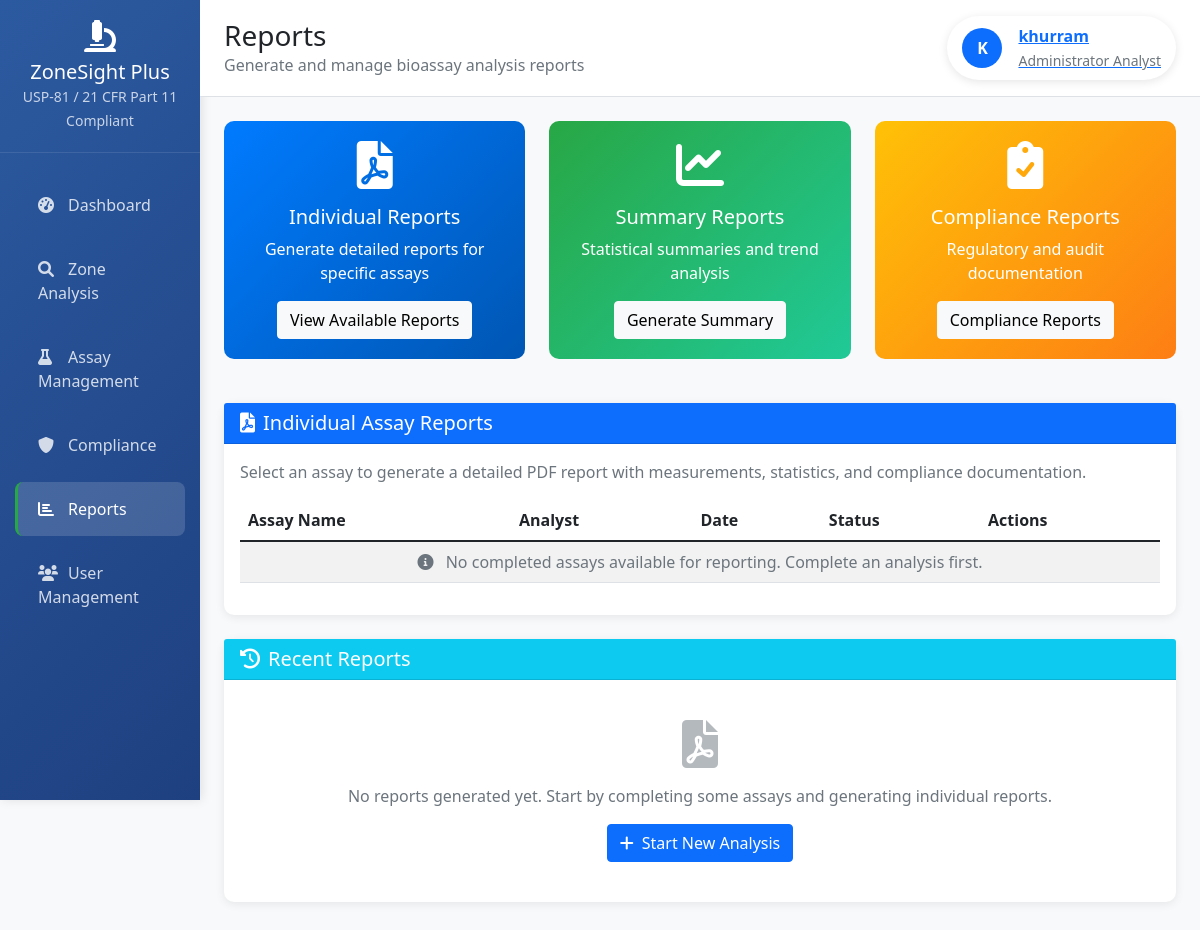
Screenshot of /reports (signed in) with the database file from the repository.
### models.py (models this page shows, shortened)
class User(UserMixin, db.Model):
    __tablename__ = 'users'
    id: Mapped[int] = mapped_column(Integer, primary_key=True)
    username: Mapped[str] = mapped_column(String(80), unique=True, nullable=False)
    email: Mapped[str] = mapped_column(String(120), unique=True, nullable=False)
    password_hash: Mapped[str] = mapped_column(String(255), nullable=False)
    role: Mapped[str] = mapped_column(String(20), nullable=False, default='analyst')  # analyst, supervisor, administrator
    active: Mapped[bool] = mapped_column(Boolean, default=True, nullable=False)
    created_at: Mapped[datetime] = mapped_column(DateTime, default=datetime.utcnow)
    last_login: Mapped[Optional[datetime]] = mapped_column(DateTime, nullable=True)
    failed_login_attempts: Mapped[int] = mapped_column(Integer, default=0)
    locked_until: Mapped[Optional[datetime]] = mapped_column(DateTime, nullable=True)
    password_changed_at: Mapped[datetime] = mapped_column(DateTime, default=datetime.utcnow)
    password_history: Mapped[Optional[List[str]]] = mapped_column(JSON, nullable=True)  # Store hashes of previous passwords
    assays: Mapped[List["Assay"]] = relationship("Assay", foreign_keys="Assay.analyst_id", back_populates="analyst")
    approved_assays: Mapped[List["Assay"]] = relationship("Assay", foreign_keys="Assay.approved_by", back_populates="approver")
    audit_entries: Mapped[List["AuditLog"]] = relationship("AuditLog", back_populates="user")
    signatures: Mapped[List["ElectronicSignature"]] = relationship("ElectronicSignature", back_populates="signer")
    def has_permission(self, permission: str) -> bool:
        permissions = {
            'analyst': ['create_assay', 'modify_assay', 'view_reports'],
            'supervisor': ['create_assay', 'modify_assay', 'view_reports', 'approve_reports', 'electronic_sign', 'view_all_assays'],
            'administrator': ['create_assay', 'modify_assay', 'view_reports', 'approve_reports', 'electronic_sign', 'manage_users', 'view_audit_logs', 'view_all_assays']
        }
        return permission in permissions.get(self.role, [])

### app.py (the view)
@app.route('/reports')
@login_required
def reports():
    return render_template('reports.html', user=current_user)

### app.py (called while the page is built)
@login_manager.user_loader
def load_user(user_id):
    return db.session.get(User, int(user_id))

### templates/reports.html (shortened to what this page needs)
<!DOCTYPE html>
<html lang="en">
<head>
    <link href="https://cdn.jsdelivr.net/npm/bootstrap@5.1.3/dist/css/bootstrap.min.css" rel="stylesheet">
    <link href="https://cdnjs.cloudflare.com/ajax/libs/font-awesome/6.0.0/css/all.min.css" rel="stylesheet">
</head>
<body>
    <div class="container-fluid p-0">
        <div class="row g-0">
            <div class="col-md-3 col-lg-2">
                <div class="sidebar">
                    <div class="brand-logo">
                        <i class="fas fa-microscope fa-2x mb-2"></i>
                        <h5 class="mb-0">ZoneSight Plus</h5>
                        <small class="opacity-75">USP-81 / 21 CFR Part 11 Compliant</small>
                    </div>
                    <nav class="nav flex-column">
                        <a class="nav-link" href="/">
                            <i class="fas fa-tachometer-alt"></i>Dashboard
                        </a>
                        <a class="nav-link" href="/zone_analysis">
                            <i class="fas fa-search"></i>Zone Analysis
                        </a>
                        <a class="nav-link" href="/my_assays">
                            <i class="fas fa-flask"></i>Assay Management
                        </a>
                        <a class="nav-link" href="/compliance">
                            <i class="fas fa-shield-alt"></i>Compliance
                        </a>
                        <a class="nav-link active" href="/reports">
                            <i class="fas fa-chart-bar"></i>Reports
                        </a>
                        {% if user.has_permission('manage_users') %}
                        <a class="nav-link" href="/manage_users">
                            <i class="fas fa-users"></i>User Management
                        </a>
                        {% endif %}
                    </nav>
                </div>
            </div>
            <div class="col-md-9 col-lg-10">
                <header class="bg-white border-bottom px-4 py-3">
                    <div class="row align-items-center">
                        <div class="col">
                            <h1 class="h3 mb-0">Reports</h1>
                            <p class="text-muted mb-0">Generate and manage bioassay analysis reports</p>
                        </div>
                        <div class="col-auto">
                            <div class="header-profile">
                                <div class="dropdown d-inline-block">
                                    <button class="btn btn-link p-0 border-0" type="button" data-bs-toggle="dropdown">
                                        <div class="d-flex align-items-center">
                                            <div class="bg-primary rounded-circle d-flex align-items-center justify-content-center me-3" style="width: 40px; height: 40px;">
                                                <span class="text-white fw-bold">{{ user.username[0]|upper }}</span>
                                            </div>
                                            <div class="text-start">
                                                <div class="fw-bold">{{ user.username }}</div>
                                                <small class="text-muted">{{ user.role|title }} Analyst</small>
                                            </div>
                                        </div>
                                    </button>
                                </div>
                            </div>
                        </div>
                    </div>
                </header>
                <main class="p-4">
                    <div class="row mb-4">
                        <div class="col-md-4">
                            <div class="stats-widget text-center">
                                <i class="fas fa-file-pdf fa-3x mb-3"></i>
                                <h5>Individual Reports</h5>
                                <p class="mb-3">Generate detailed reports for specific assays</p>
                                <button class="btn btn-light" onclick="showIndividualReports()">
                                    View Available Reports
                                </button>
                            </div>
                        </div>
                        <div class="col-md-4">
                            <div class="stats-widget text-center" style="background: linear-gradient(135deg, #28a745, #20c997);">
                                <i class="fas fa-chart-line fa-3x mb-3"></i>
                                <h5>Summary Reports</h5>
                                <p class="mb-3">Statistical summaries and trend analysis</p>
                                <button class="btn btn-light" onclick="showSummaryReports()">
                                    Generate Summary
                                </button>
                            </div>
                        </div>
                        <div class="col-md-4">
                            <div class="stats-widget text-center" style="background: linear-gradient(135deg, #ffc107, #fd7e14);">
                                <i class="fas fa-clipboard-check fa-3x mb-3"></i>
                                <h5>Compliance Reports</h5>
                                <p class="mb-3">Regulatory and audit documentation</p>
                                <button class="btn btn-light" onclick="showComplianceReports()">
                                    Compliance Reports
                                </button>
                            </div>
                        </div>
                    </div>
                    <div id="individualReports" class="row mb-4">
                        <div class="col-12">
                            <div class="report-card">
                                <div class="card-header bg-primary text-white">
                                    <h5 class="mb-0"><i class="fas fa-file-pdf me-2"></i>Individual Assay Reports</h5>
                                </div>
                                <div class="card-body">
                                    <p class="text-muted">Select an assay to generate a detailed PDF report with measurements, statistics, and compliance documentation.</p>
                                    <div class="table-responsive">
                                        <table class="table table-striped">
                                            <thead>
                                                <tr>
                                                    <th>Assay Name</th>
                                                    <th>Analyst</th>
                                                    <th>Date</th>
                                                    <th>Status</th>
                                                    <th>Actions</th>
                                                </tr>
                                            </thead>
                                            <tbody>
                                                <tr>
                                                    <td colspan="5" class="text-center text-muted">
                                                        <i class="fas fa-info-circle me-2"></i>
                                                        No completed assays available for reporting. Complete an analysis first.
                                                    </td>
                                                </tr>
                                            </tbody>
                                        </table>
                                    </div>
                                </div>
                            </div>
                        </div>
                    </div>
                    <div class="row">
                        <div class="col-12">
                            <div class="report-card">
                                <div class="card-header bg-info text-white">
                                    <h5 class="mb-0"><i class="fas fa-history me-2"></i>Recent Reports</h5>
                                </div>
                                <div class="card-body">
                                    <div class="text-center text-muted py-4">
                                        <i class="fas fa-file-pdf fa-3x mb-3 opacity-50"></i>
                                        <p>No reports generated yet. Start by completing some assays and generating individual reports.</p>
                                        <a href="/zone_analysis" class="btn btn-primary">
                                            <i class="fas fa-plus me-2"></i>Start New Analysis
                                        </a>
                                    </div>
                                </div>
                            </div>
                        </div>
                    </div>
                </main>
            </div>
        </div>
    </div>
</body>
</html>

### templates/reports.html (style rules this page uses)
body { background-color: #f8f9fa; font-family: 'Segoe UI', Tahoma, Geneva, Verdana, sans-serif; }
.sidebar { background: linear-gradient(135deg, #2c5aa0, #1e4080); min-height: 100vh; box-shadow: 2px 0 10px rgba(0,0,0,0.1); }
.sidebar .nav-link { color: rgba(255,255,255,0.8); padding: 15px 20px; margin: 5px 15px; border-radius: 8px; transition: all 0.3s ease; border-left: 3px solid transparent; }
.sidebar .nav-link.active { background: rgba(255,255,255,0.15); color: white; border-left-color: #28a745; }
.sidebar .nav-link i { width: 20px; margin-right: 10px; }
.brand-logo { padding: 20px; color: white; text-align: center; border-bottom: 1px solid rgba(255,255,255,0.1); margin-bottom: 20px; }
.report-card { background: white; border-radius: 10px; box-shadow: 0 2px 10px rgba(0,0,0,0.08); border: none; margin-bottom: 20px; transition: transform 0.3s ease; }
.header-profile { background: white; border-radius: 50px; padding: 8px 15px; box-shadow: 0 2px 10px rgba(0,0,0,0.1); }
.stats-widget { background: linear-gradient(135deg, #007bff, #0056b3); color: white; border-radius: 10px; padding: 20px; margin-bottom: 20px; }

### rows the page displays
User: username "K", username "khurram", role "Administrator"
